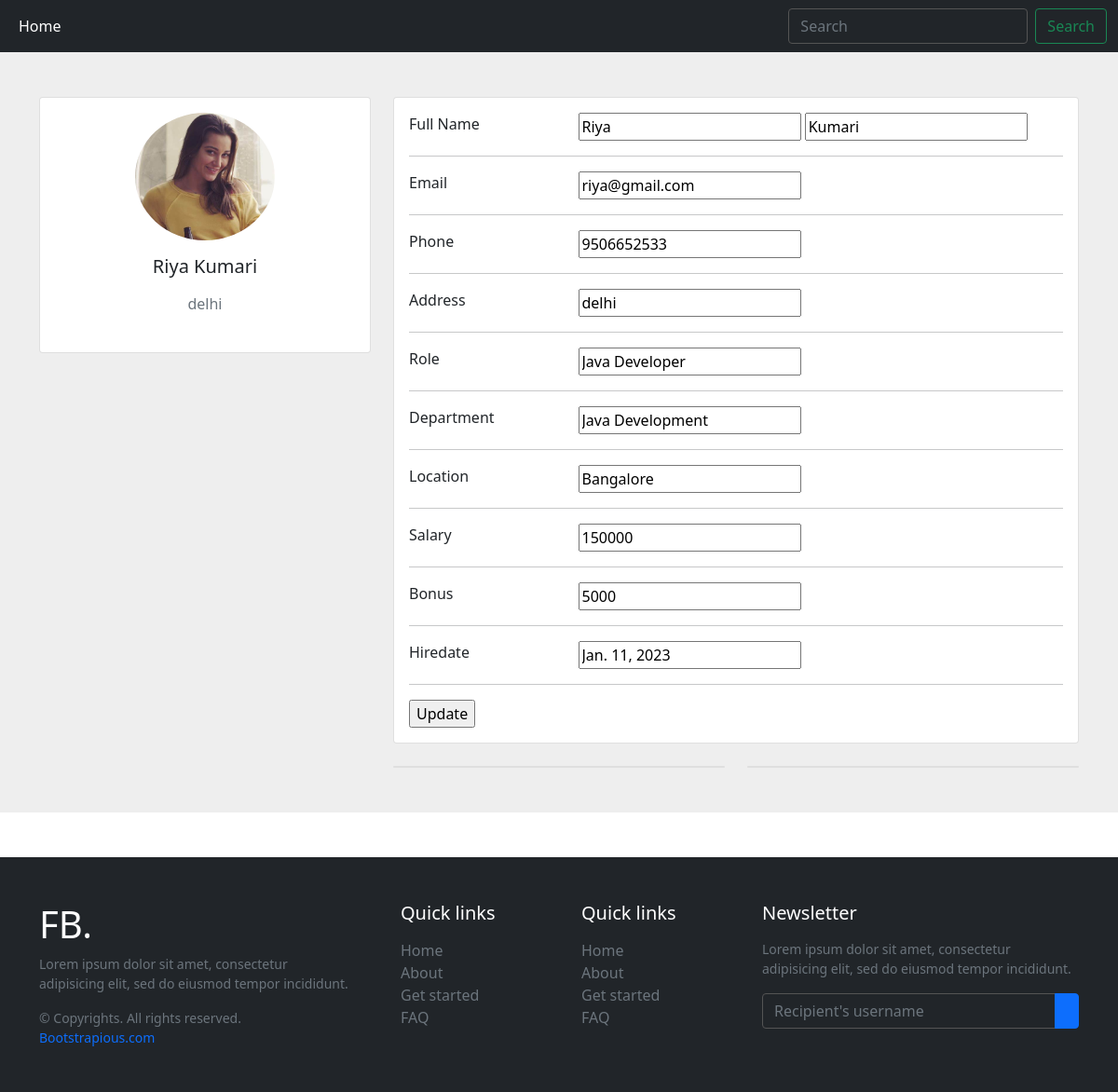
Screenshot of /profile/4 with the database file from the repository.
### emp_app/models.py (models this page shows)
class Employee(models.Model):
    first_name = models.CharField(max_length=100, null=False)
    last_name = models.CharField(max_length=100)
    dept = models.CharField(default=0, max_length=100)
    salary = models.IntegerField(default=0)
    bonus = models.IntegerField(default=0)
    role = models.CharField(default=0, max_length=100)
    phone = models.IntegerField(default=0)
    address = models.CharField(default=0, max_length=100)
    location = models.CharField(default=0, max_length=100)
    email = models.EmailField(default=0, max_length=50)
    hire_date = models.DateField()
    photo = models.FileField(upload_to="photo/", max_length=250, null=True, default=None)

### emp_app/views.py (the view)
# urls.py: path('profile/<str:id>', views.profile, name='profile'),
def profile(request, id):
    emp_Profile = Employee.objects.get(id=id)
    context = {'emp': emp_Profile}
    return render(request, 'profile.html', context)

### emp_app/templates/profile.html (shortened to what this page needs)
<!doctype html>
{% load static %}
<html lang="en">
<head>
    <link href="https://cdn.jsdelivr.net/npm/bootstrap@5.0.2/dist/css/bootstrap.min.css" rel="stylesheet"
>
</head>
<body>
<nav class="navbar navbar-expand-lg navbar-dark bg-dark">
    <div class="container-fluid">
        <div class="collapse navbar-collapse" id="navbarSupportedContent">
            <ul class="navbar-nav me-auto mb-2 mb-lg-0">
                <li class="nav-item">
                    <a class="nav-link active" aria-current="page" href="#">Home</a>
                </li>
            </ul>
            <form class="d-flex">
                <input class="form-control me-2" type="search" placeholder="Search" aria-label="Search">
                <button class="btn btn-outline-success" type="submit">Search</button>
            </form>
        </div>
    </div>
</nav>
<section style="background-color: #eee;">
    <div class="container py-5">
        <div class="row">
            <div class="col-lg-4">
                <div class="card mb-4">
                    <div class="card-body text-center">
                        {% if emp.photo %}
                        <img src="/media/{{emp.photo}}/" alt="{{ emp.photo }}"
                             class="rounded-circle img-fluid" style="width: 150px;">
                        {% else %}
                        <img src="/media/photo/vikash.jpeg/" alt="avatar"
                             class="rounded-circle img-fluid" style="width: 150px;">
                        {% endif %}
                        <h5 class="my-3">{{emp.first_name}} {{emp.last_name}}</h5>
                        <p class="text-muted mb-4">{{emp.address}}</p>
                    </div>
                </div>
            </div>
            <div class="col-lg-8">
                <div class="card mb-4">
                    <div class="card-body">
                        <form action="/edit_profile" onchange="show()" method="POST">
                            <div class="row">
                                <div class="col-sm-3">
                                    <p class="mb-0">Full Name</p>
                                </div>
                                <div class="col-sm-9">
                                    <p class="text-muted mb-0"><input type="text" name="first_name"
                                                                      value="{{emp.first_name}}"> <input type="text"
                                                                                                         name="last_name"
                                                                                                         value="{{emp.last_name}}">
                                    </p>
                                </div>
                            </div>
                            <hr>
                            <div class="row">
                                <div class="col-sm-3">
                                    <p class="mb-0">Email</p>
                                </div>
                                <div class="col-sm-9">
                                    <p class="text-muted mb-0"><input type="email" name="email" value="{{emp.email}}">
                                    </p>
                                </div>
                            </div>
                            <hr>
                            <div class="row">
                                <div class="col-sm-3">
                                    <p class="mb-0">Phone</p>
                                </div>
                                <div class="col-sm-9">
                                    <p class="text-muted mb-0"><input type="text" name="phone" value="{{emp.phone}}">
                                    </p>
                                </div>
                            </div>
                            <hr>
                            <div class="row">
                                <div class="col-sm-3">
                                    <p class="mb-0">Address</p>
                                </div>
                                <div class="col-sm-9">
                                    <p class="text-muted mb-0"><input type="text" name="address"
                                                                      value="{{emp.address}}"></p>
                                </div>
                            </div>
                            <hr>
                            <div class="row">
                                <div class="col-sm-3">
                                    <p class="mb-0">Role</p>
                                </div>
                                <div class="col-sm-9">
                                    <p class="text-muted mb-0"><input type="text" name="role" value="{{emp.role}}"></p>
                                </div>
                            </div>
                            <hr>
                            <div class="row">
                                <div class="col-sm-3">
                                    <p class="mb-0">Department</p>
                                </div>
                                <div class="col-sm-9">
                                    <p class="text-muted mb-0"><input type="text" name="department"
                                                                      value="{{emp.dept}}"></p>
                                </div>
                            </div>
                            <hr>
                            <div class="row">
                                <div class="col-sm-3">
                                    <p class="mb-0">Location</p>
                                </div>
                                <div class="col-sm-9">
                                    <p class="text-muted mb-0"><input type="text" name="location"
                                                                      value="{{emp.location}}"></p>
                                </div>
                            </div>
                            <hr>
                            <div class="row">
                                <div class="col-sm-3">
                                    <p class="mb-0">Salary</p>
                                </div>
                                <div class="col-sm-9">
                                    <p class="text-muted mb-0"><input type="text" name="salary" value="{{emp.salary}}">
                                    </p>
                                </div>
                            </div>
                            <hr>
                            <div class="row">
                                <div class="col-sm-3">
                                    <p class="mb-0">Bonus</p>
                                </div>
                                <div class="col-sm-9">
                                    <p class="text-muted mb-0"><input type="text" name="bonus" value="{{emp.bonus}}">
                                    </p>
                                </div>
                            </div>
                            <hr>
                            <div class="row">
                                <div class="col-sm-3">
                                    <p class="mb-0">Hiredate</p>
                                </div>
                                <div class="col-sm-9">
                                    <p class="text-muted mb-0"><input type="text" name="hire_date"
                                                                      value="{{emp.hire_date}}"></p>
                                </div>
                            </div>
                            <hr>
                            <input style="z-index:10;" type="submit" value="Update">
                        </form>
                    </div>
                </div>
                <div class="row">
                    <div class="col-md-6">
                        <div class="card mb-4 mb-md-0">
                        </div>
                    </div>
                    <div class="col-md-6">
                        <div class="card mb-4 mb-md-0">
                        </div>
                    </div>
                </div>
            </div>
        </div>
    </div>
</section>
</body>
<div class="mt-5">
    <footer class="w-100 py-4 flex-shrink-0">
        <div class="container py-4">
            <div class="row gy-4 gx-5">
                <div class="col-lg-4 col-md-6">
                    <h5 class="h1 text-white">FB.</h5>
                    <p class="small text-muted">Lorem ipsum dolor sit amet, consectetur adipisicing elit, sed do eiusmod
                        tempor incididunt.</p>
                    <p class="small text-muted mb-0">&copy; Copyrights. All rights reserved. <a class="text-primary"
                                                                                                href="#">Bootstrapious.com</a>
                    </p>
                </div>
                <div class="col-lg-2 col-md-6">
                    <h5 class="text-white mb-3">Quick links</h5>
                    <ul class="list-unstyled text-muted">
                        <li><a href="#">Home</a></li>
                        <li><a href="#">About</a></li>
                        <li><a href="#">Get started</a></li>
                        <li><a href="#">FAQ</a></li>
                    </ul>
                </div>
                <div class="col-lg-2 col-md-6">
                    <h5 class="text-white mb-3">Quick links</h5>
                    <ul class="list-unstyled text-muted">
                        <li><a href="#">Home</a></li>
                        <li><a href="#">About</a></li>
                        <li><a href="#">Get started</a></li>
                        <li><a href="#">FAQ</a></li>
                    </ul>
                </div>
                <div class="col-lg-4 col-md-6">
                    <h5 class="text-white mb-3">Newsletter</h5>
                    <p class="small text-muted">Lorem ipsum dolor sit amet, consectetur adipisicing elit, sed do eiusmod
                        tempor incididunt.</p>
                    <form action="#">
                        <div class="input-group mb-3">
                            <input class="form-control" type="text" placeholder="Recipient's username"
                                   aria-label="Recipient's username" aria-describedby="button-addon2">
                            <button class="btn btn-primary" id="button-addon2" type="button"></button>
                        </div>
                    </form>
                </div>
            </div>
        </div>
    </footer>
</div>
</html>

### emp_app/templates/profile.html (style rules this page uses)
a { color: inherit; text-decoration: none; transition: all 0.3s; }
.form-control { background: #212529; border-color: #545454; }
footer { background: #212529; }

### rows the page displays
Employee: photo (picture), first_name "Riya", last_name "Kumari", address "delhi", email "riya@gmail.com", phone "9506652533", role "Java Developer", department "Java Development", location "Bangalore", salary "150000", bonus "5000", hire_date "Jan. 11, 2023"
